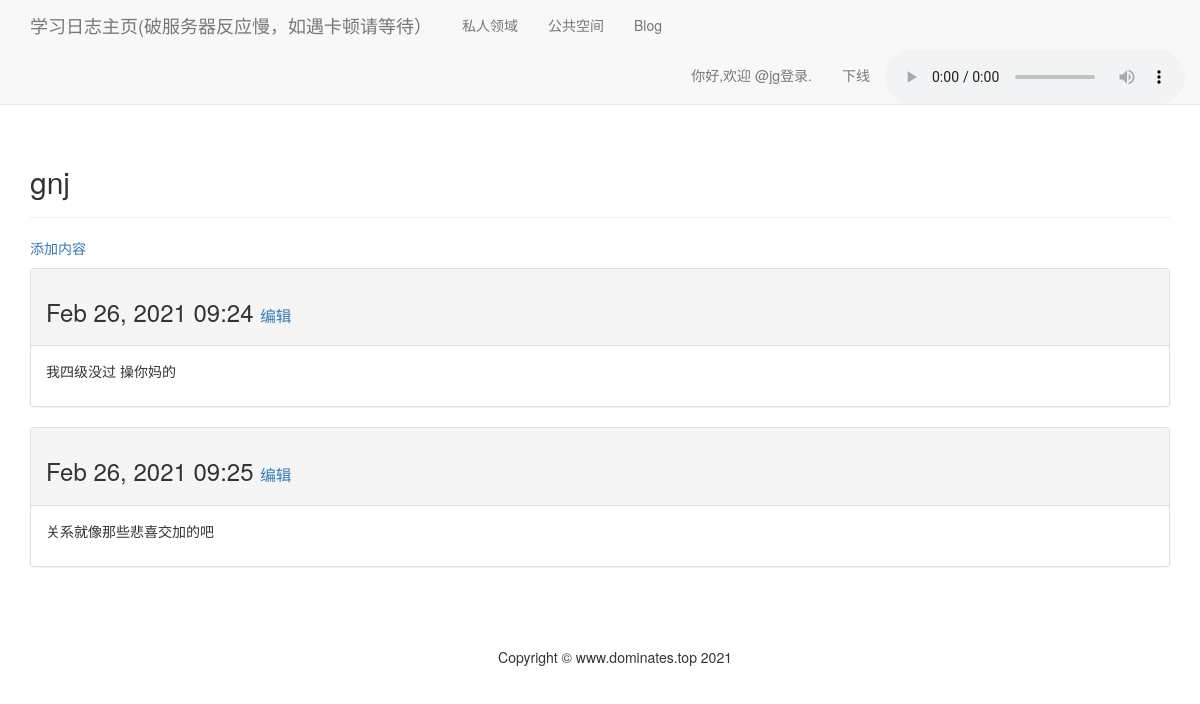
The page /topics/16/ (signed in) on the database its author committed.
### learning_logs/models.py (models this page shows, shortened)
class Topic(models.Model):
    text = models.CharField(max_length=200)
    date_added = models.DateTimeField(auto_now_add=True)
    owner = models.ForeignKey(User, on_delete=models.CASCADE)
    def __str__(self):
        return self.text

class Entry(models.Model):
    topic = models.ForeignKey(Topic, on_delete=models.CASCADE)
    text = models.TextField()
    date_added = models.DateTimeField(auto_now_add=True)
    class Meta:
        verbose_name_plural = 'entries'

### learning_logs/views.py (the view)
# urls.py: url(r'^topics/(?P<topic_id>\d+)/$', views.topic, name='topic'),
@login_required
def topic(request, topic_id):
    topic = Topic.objects.get(id=topic_id)
    entries = topic.entry_set.order_by('date_added')
    if topic.owner != request.user:
        raise Http404
    context = {'topic': topic, 'entries': entries}
    return render(request, 'learning_logs/topic.html', context)

### learning_logs/templates/learning_logs/topic.html
{% extends 'learning_logs/base.html' %}
  {% block header %}
<h2>{{ topic }}</h2>
{% endblock header %}
{% block content %}
<p>
<a href="{% url 'learning_logs:new_entry' topic.id %}">添加内容</a>
</p>
{% for entry in entries %}
  <div class="panel panel-default">
  <div class="panel-heading">
  <h3>
{{ entry.date_added|date:'M d, Y H:i' }}
  <small>
<a href="{% url 'learning_logs:edit_entry' entry.id %}">
编辑</a>
</small>
</h3>
</div>
  <div class="panel-body">
{{ entry.text|linebreaks }}
</div>
</div>
{% empty %}
尚且没有内容呢:(
{% endfor %}
{% endblock content %}

### learning_logs/templates/learning_logs/base.html (shortened to what this page needs)
{% load bootstrap3 %}
{% load static %}
<html lang="en">
<head>
    {% bootstrap_css %}
</head>
<body>
  <nav class="navbar navbar-default navbar-static-top">
<div class="container">
<div class="navbar-header">
  <a class="navbar-brand" href="{% url 'learning_logs:index' %}">
学习日志主页(破服务器反应慢，如遇卡顿请等待）</a>
</div>
  <div id="navbar" class="navbar-collapse collapse">
  <ul class="nav navbar-nav">
  <li><a href="{% url 'learning_logs:topics' %}">私人领域</a></li>
  <li><a href="{% url 'square:titles' %}">公共空间</a></li>
  <li><a href="{% url 'blog:article_list' %}">Blog</a> </li>
</ul>
  <ul class="nav navbar-nav navbar-right">
  <audio autoplay="True" loop="True" controls>
      <source src="https://sharefs.yun.kugou.com/202103141252/ead33e4bc37e27882242fb8b797425cd/KGTX/CLTX001/13bf933da8ba64df2f0e215d5597a3a0.mp3" type="audio/mpeg">
</audio>
{% if user.is_authenticated %}
<li><a>你好,欢迎 {{ user.username }}登录.</a></li>
<li><a href="{% url 'users:logout' %}">下线</a></li>
{% else %}
<li><a href="{% url 'users:register' %}">注册</a></li>
<li><a href="{% url 'users:login' %}">登录</a></li>
{% endif %}
  </ul>
</div>
</div>
</nav>
<div class="container">
<div class="page-header">
  {% block header %}{% endblock header %}
</div>
<div>
  {% block content %}{% endblock content %}
    {% include 'blog/footer.html' %}
</div></div>
</body>
</html>

### rows shown on the page
Topic: text "gnj"
Entry: date_added "Feb 26, 2021 09:24", text "我四级没过 操你妈的"
Entry: date_added "Feb 26, 2021 09:25", text "关系就像那些悲喜交加的吧"

### other values the page prints
{{ user.username }} "@jg"
